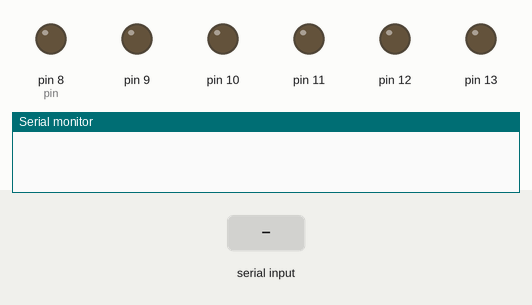
The sketch below on a simulated Arduino Uno, built with avr-gcc and run on an emulated ATmega328P. On the bench: output pins drawn as LEDs (lit = HIGH), the last lines printed to the serial monitor. The inputs (shaded band) are chosen by the test bench.

Above: at 1.2 s.
1.3 s: "1" received over Serial
At 2.3 s:
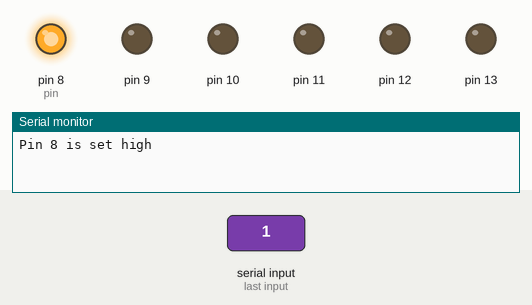
2.8 s: "0" received over Serial
At 3.4 s:
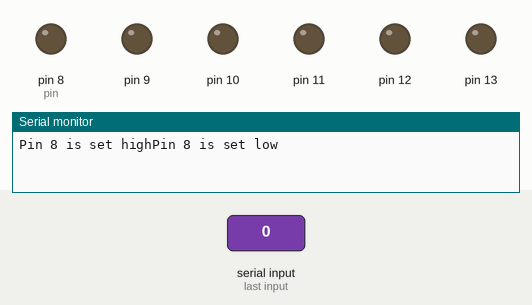
Timing chart, 0 to 5.8 s (numbered marks = the images above; inputs shaded):
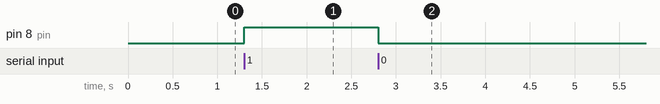

The sketch:

microcontroller.ino
```cpp
        //////////////////////////////////////////////////////
       // Name: microntroller.ino                          //
      // Author: Aditya Sakhuja                           //
     // Date: Monday, 20 June 2016                       //
    // Description: Receives 6-bit braille code from    //
   // Raspberry Pi over via a serial connection and    //
  // sends digital signals from OUT pins to           //
 // actuate solenoids for the braille cell bridge.   //
//////////////////////////////////////////////////////

void setup() {
  // Opening Serial Connection
  Serial.begin(9600);
  // Setting up 6 output pins for solenoid actuation
  pinMode(8, OUTPUT);
  pinMode(9, OUTPUT);
  pinMode(10, OUTPUT);
  pinMode(11, OUTPUT);
  pinMode(12, OUTPUT);
  pinMode(13, OUTPUT);
}

void loop() {
  // Stores the state of each pin as data is read
  int state;
  // Iterator for working through pin 8 to 13
  int pin = 8;
  while (Serial.available() > 0) {
    for ( int i = 0; i < 6; i++) {
      state = Serial.read();
      if (state == '1') {
        digitalWrite(pin, HIGH);
        Serial.print("Pin ");
        Serial.print(pin);
        Serial.print(" is set high");
      } else if (state == '0') {
        digitalWrite(pin, LOW);
        Serial.print("Pin ");
        Serial.print(pin);
        Serial.print(" is set low");
      }
      pin++;
    }
  }

}
```

Measured:
- after the input at 1.3 s, pin 8 (pin): LOW → HIGH at once
- after the input at 2.8 s, pin 8 (pin): HIGH → LOW at once
